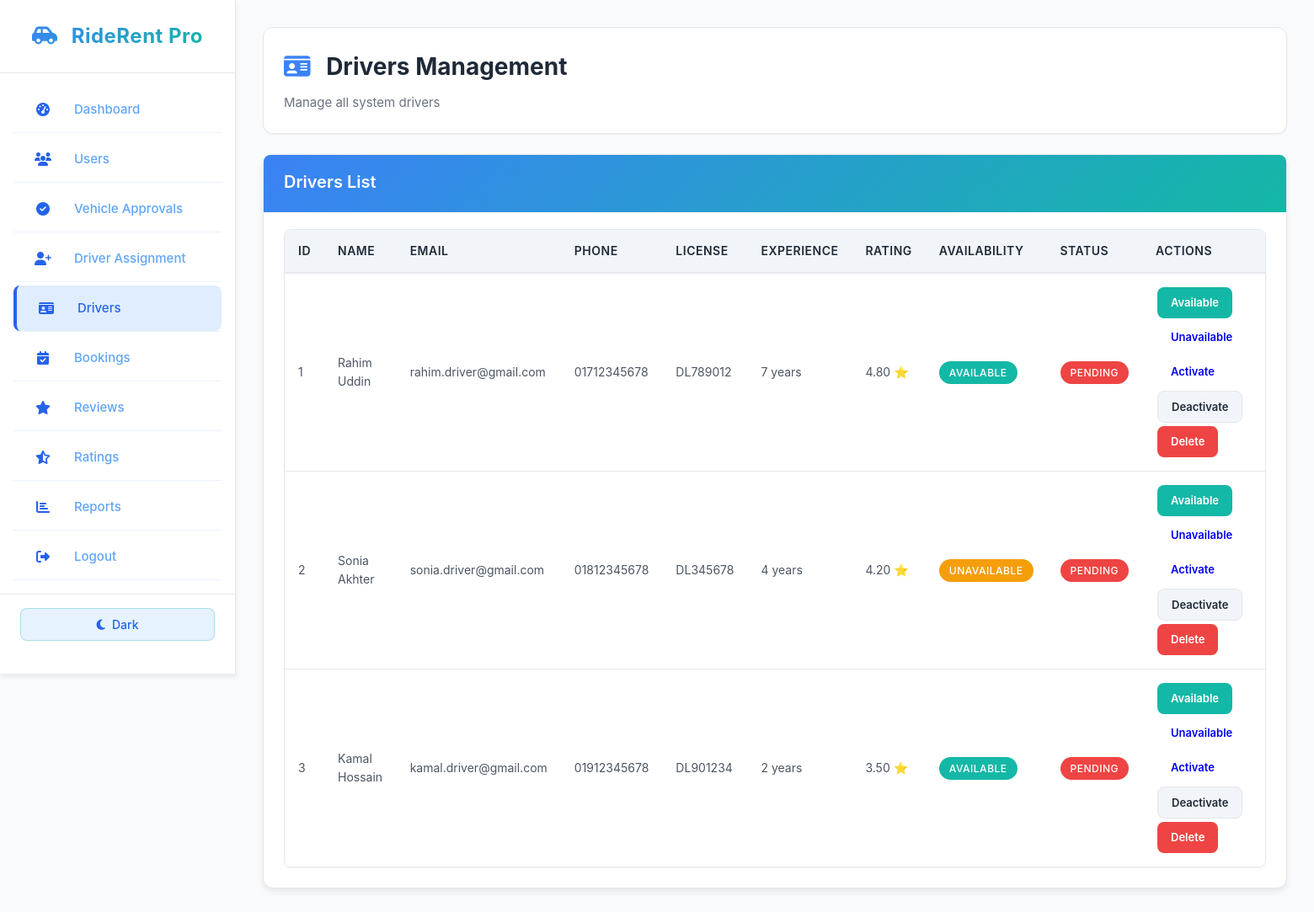
The page /admin/drivers.php (signed in) on the database its author committed.
### tables this page shows
CREATE TABLE `driver` (
  `driver_id` int(11) NOT NULL,
  `full_name` varchar(100) NOT NULL,
  `username` varchar(50) NOT NULL,
  `email` varchar(100) NOT NULL,
  `phone` varchar(20) DEFAULT NULL,
  `password` varchar(255) NOT NULL,
  `nid_number` varchar(50) DEFAULT NULL,
  `nid_photo` varchar(255) DEFAULT NULL,
  `license_number` varchar(50) DEFAULT NULL,
  `license_photo` varchar(255) DEFAULT NULL,
  `experience_years` int(11) DEFAULT 0,
  `availability` enum('Available','Unavailable') DEFAULT 'Available',
  `rating` decimal(3,2) DEFAULT 0.00,
  `rating_count` int(11) DEFAULT 0,
  `address` varchar(255) DEFAULT NULL,
  `profile_image` varchar(255) DEFAULT NULL,
  `status` varchar(20) DEFAULT 'Pending',
  `created_at` timestamp NOT NULL DEFAULT current_timestamp()
);

### admin/drivers.php (the view, shortened to what this page needs)
<!DOCTYPE html>
<html lang="en">
<head>
    <link rel="stylesheet" href="../assets/css/new-theme.css">
    <link rel="stylesheet" href="https://cdnjs.cloudflare.com/ajax/libs/font-awesome/6.4.0/css/all.min.css">
</head>
<body>
<div class="dashboard-container">
    <?php require_once __DIR__ . '/../includes/sidebar.php'; ?>
    <div class="main-content">
        <div class="page-header">
            <h1><i class="fas fa-id-card"></i> Drivers Management</h1>
            <p>Manage all system drivers</p>
        </div>
        <div class="card">
            <div class="card-header">
                <h3 class="card-title">Drivers List</h3>
            </div>
            <div class="card-body">
                <div class="table-container">
                    <table>
                        <thead>
                            <tr>
                                <th>ID</th>
                                <th>Name</th>
                                <th>Email</th>
                                <th>Phone</th>
                                <th>License</th>
                                <th>Experience</th>
                                <th>Rating</th>
                                <th>Availability</th>
                                <th>Status</th>
                                <th>Actions</th>
                            </tr>
                        </thead>
                        <tbody>
                            <?php
                            $result = mysqli_query($conn, "SELECT * FROM driver");
                            if (!$result) {
                                echo "<tr><td colspan='7' style='text-align: center; padding: 30px;'>Error loading drivers: " . mysqli_error($conn) . "</td></tr>";
                            } else {
                                while($row = mysqli_fetch_assoc($result)) {
                                $statusClass = $row['status'] == 'Active' ? 'badge-success' : 'badge-danger';
                                $availClass = $row['availability'] == 'Available' ? 'badge-success' : 'badge-warning';
                                echo "<tr>
                                    <td>{$row['driver_id']}</td>
                                    <td>{$row['full_name']}</td>
                                    <td>{$row['email']}</td>
                                    <td>{$row['phone']}</td>
                                    <td>{$row['license_number']}</td>
                                    <td>{$row['experience_years']} years</td>
                                    <td>{$row['rating']} ⭐</td>
                                    <td><span class='badge {$availClass}'>{$row['availability']}</span></td>
                                    <td><span class='badge {$statusClass}'>{$row['status']}</span></td>
                                    <td>
                                        <a href='drivers.php?id={$row['driver_id']}&availability=Available' class='btn btn-success btn-sm'>Available</a>
                                        <a href='drivers.php?id={$row['driver_id']}&availability=Unavailable' class='btn btn-warning btn-sm'>Unavailable</a>
                                        <a href='drivers.php?id={$row['driver_id']}&status=Active' class='btn btn-info btn-sm'>Activate</a>
                                        <a href='drivers.php?id={$row['driver_id']}&status=Inactive' class='btn btn-secondary btn-sm'>Deactivate</a>
                                        <a href='drivers.php?delete={$row['driver_id']}' class='btn btn-danger btn-sm' onclick='return confirm(\"Are you sure?\")'>Delete</a>
                                    </td>
                                </tr>";
                            }
                            }
                            ?>
                        </tbody>
                    </table>
                </div>
            </div>
        </div>
    </div>
</div>
</body>
</html>

### rows shown on the page
driver: driver_id "1", full_name "Rahim Uddin", email "rahim.driver@gmail.com", phone "01712345678", license_number "DL789012", experience_years "7", rating "4.80", availability "AVAILABLE", status "PENDING"
driver: driver_id "2", full_name "Sonia Akhter", email "sonia.driver@gmail.com", phone "01812345678", license_number "DL345678", experience_years "4", rating "4.20", availability "UNAVAILABLE", status "PENDING"
driver: driver_id "3", full_name "Kamal Hossain", email "kamal.driver@gmail.com", phone "01912345678", license_number "DL901234", experience_years "2", rating "3.50", availability "AVAILABLE", status "PENDING"

### other values the page prints
$item['text'] "Dashboard"
$item['text'] "Users"
$item['text'] "Vehicle Approvals"
$item['text'] "Driver Assignment"
$item['text'] "Drivers"
$item['text'] "Bookings"
$item['text'] "Reviews"
$item['text'] "Ratings"
$item['text'] "Reports"
